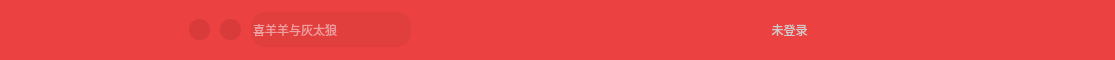
     <widget class="QWidget" name="titleWidget" native="true">
      <property name="sizePolicy">
       <sizepolicy hsizetype="Preferred" vsizetype="Preferred">
        <horstretch>0</horstretch>
        <verstretch>0</verstretch>
       </sizepolicy>
      </property>
      <property name="minimumSize">
       <size>
        <width>1115</width>
        <height>60</height>
       </size>
      </property>
      <property name="maximumSize">
       <size>
        <width>16777215</width>
        <height>60</height>
       </size>
      </property>
      <property name="layoutDirection">
       <enum>Qt::LeftToRight</enum>
      </property>
      <property name="styleSheet">
       <string notr="true">background-color: rgb(236, 65, 65);</string>
      </property>
      <layout class="QHBoxLayout" name="_2">
       <property name="spacing">
        <number>0</number>
       </property>
       <property name="leftMargin">
        <number>0</number>
       </property>
       <property name="topMargin">
        <number>0</number>
       </property>
       <property name="rightMargin">
        <number>0</number>
       </property>
       <property name="bottomMargin">
        <number>0</number>
       </property>
       <item>
        <spacer name="horizontalSpacer_2">
         <property name="orientation">
          <enum>Qt::Horizontal</enum>
         </property>
         <property name="sizeType">
          <enum>QSizePolicy::Fixed</enum>
         </property>
         <property name="sizeHint" stdset="0">
          <size>
           <width>8</width>
           <height>20</height>
          </size>
         </property>
        </spacer>
       </item>
       <item>
        <widget class="QLabel" name="label_titleWYY">
         <property name="minimumSize">
          <size>
           <width>141</width>
           <height>28</height>
          </size>
         </property>
         <property name="maximumSize">
          <size>
           <width>16777215</width>
           <height>40</height>
          </size>
         </property>
         <property name="styleSheet">
          <string notr="true">border-image: url(:/titleImage/image/titleImage/red.png);</string>
         </property>
         <property name="frameShape">
          <enum>QFrame::NoFrame</enum>
         </property>
         <property name="text">
          <string/>
         </property>
        </widget>
       </item>
       <item>
        <spacer name="horizontalSpacer">
         <property name="orientation">
          <enum>Qt::Horizontal</enum>
         </property>
         <property name="sizeType">
          <enum>QSizePolicy::Fixed</enum>
         </property>
         <property name="sizeHint" stdset="0">
          <size>
           <width>40</width>
           <height>20</height>
          </size>
         </property>
        </spacer>
       </item>
       <item>
        <layout class="QHBoxLayout" name="horizontalLayout">
         <item>
          <widget class="QToolButton" name="tbn_backPage">
           <property name="maximumSize">
            <size>
             <width>21</width>
             <height>21</height>
            </size>
           </property>
           <property name="cursor">
            <cursorShape>PointingHandCursor</cursorShape>
           </property>
           <property name="toolTip">
            <string>前进</string>
           </property>
           <property name="styleSheet">
            <string notr="true">border-image: url(:/titleImage/image/titleImage/backPage.png);
background-color:rgb(217,59,59);
border-radius:10px;</string>
           </property>
           <property name="text">
            <string/>
           </property>
           <property name="icon">
            <iconset>
             <normaloff>:/titleWYY/image/titleImage/backPage.png</normaloff>:/titleWYY/image/titleImage/backPage.png</iconset>
           </property>
           <property name="iconSize">
            <size>
             <width>25</width>
             <height>25</height>
            </size>
           </property>
          </widget>
         </item>
         <item>
          <spacer name="horizontalSpacer_11">
           <property name="orientation">
            <enum>Qt::Horizontal</enum>
           </property>
           <property name="sizeType">
            <enum>QSizePolicy::Fixed</enum>
           </property>
           <property name="sizeHint" stdset="0">
            <size>
             <width>10</width>
             <height>20</height>
            </size>
           </property>
          </spacer>
         </item>
         <item>
          <widget class="QToolButton" name="tbn_nextPage">
           <property name="maximumSize">
            <size>
             <width>21</width>
             <height>21</height>
            </size>
           </property>
           <property name="cursor">
            <cursorShape>PointingHandCursor</cursorShape>
           </property>
           <property name="toolTip">
            <string>后退</string>
           </property>
           <property name="styleSheet">
            <string notr="true">border-image: url(:/titleImage/image/titleImage/nextPage.png);
background-color:rgb(217,59,59);
border-radius:10px;</string>
           </property>
           <property name="text">
            <string/>
           </property>
           <property name="icon">
            <iconset>
             <normaloff>:/titleWYY/image/titleImage/nextPage.png</normaloff>:/titleWYY/image/titleImage/nextPage.png</iconset>
           </property>
           <property name="iconSize">
            <size>
             <width>25</width>
             <height>25</height>
            </size>
           </property>
          </widget>
         </item>
         <item>
          <spacer name="horizontalSpacer_12">
           <property name="orientation">
            <enum>Qt::Horizontal</enum>
           </property>
           <property name="sizeType">
            <enum>QSizePolicy::Minimum</enum>
           </property>
           <property name="sizeHint" stdset="0">
            <size>
             <width>10</width>
             <height>20</height>
            </size>
           </property>
          </spacer>
         </item>
        </layout>
       </item>
       <item>
        <layout class="QHBoxLayout" name="horizontalLayout_2">
         <item>
          <widget class="QLineEdit" name="lineEdit_search">
           <property name="sizePolicy">
            <sizepolicy hsizetype="Expanding" vsizetype="Fixed">
             <horstretch>0</horstretch>
             <verstretch>8</verstretch>
            </sizepolicy>
           </property>
           <property name="minimumSize">
            <size>
             <width>150</width>
             <height>35</height>
            </size>
           </property>
           <property name="maximumSize">
            <size>
             <width>160</width>
             <height>35</height>
            </size>
           </property>
           <property name="styleSheet">
            <string notr="true">background: rgb(225,62,62);
border-radius: 14px;
color: rgb(255, 255, 255);
font: 9pt &quot;微软雅黑&quot;;</string>
           </property>
           <property name="text">
            <string/>
           </property>
           <property name="placeholderText">
            <string>喜羊羊与灰太狼</string>
           </property>
          </widget>
         </item>
         <item>
          <spacer name="horizontalSpacer_13">
           <property name="orientation">
            <enum>Qt::Horizontal</enum>
           </property>
           <property name="sizeType">
            <enum>QSizePolicy::Fixed</enum>
           </property>
           <property name="sizeHint" stdset="0">
            <size>
             <width>10</width>
             <height>20</height>
            </size>
           </property>
          </spacer>
         </item>
        </layout>
       </item>
       <item>
        <widget class="QPushButton" name="pushButton_2">
         <property name="maximumSize">
          <size>
           <width>19</width>
           <height>18</height>
          </size>
         </property>
         <property name="styleSheet">
          <string notr="true">QPushButton
{
	border-style:hidden;
	border-image: url(:/titleImage/image/titleImage/voice_search.png);
}

</string>
         </property>
         <property name="text">
          <string/>
         </property>
        </widget>
       </item>
       <item>
        <spacer name="horizontalSpacer_10">
         <property name="orientation">
          <enum>Qt::Horizontal</enum>
         </property>
         <property name="sizeHint" stdset="0">
          <size>
           <width>40</width>
           <height>20</height>
          </size>
         </property>
        </spacer>
       </item>
       <item>
        <layout class="QHBoxLayout" name="horizontalLayout_3">
         <property name="rightMargin">
          <number>25</number>
         </property>
         <item>
          <widget class="QPushButton" name="pushButton_7">
           <property name="minimumSize">
            <size>
             <width>36</width>
             <height>36</height>
            </size>
           </property>
           <property name="maximumSize">
            <size>
             <width>36</width>
             <height>36</height>
            </size>
           </property>
           <property name="styleSheet">
            <string notr="true">border-radius:18px;
border-image: url(:/titleImage/image/titleImage/headImage.jpg);</string>
           </property>
           <property name="text">
            <string/>
           </property>
          </widget>
         </item>
         <item>
          <widget class="QToolButton" name="tbn_login">
           <property name="minimumSize">
            <size>
             <width>61</width>
             <height>21</height>
            </size>
           </property>
           <property name="cursor">
            <cursorShape>PointingHandCursor</cursorShape>
           </property>
           <property name="styleSheet">
            <string notr="true">QToolButton{
	border-style:hidden;
	background-color:rgb(236,65,65);
	color:rgb(204,204,204);
}

QToolButton:hover{
	border-style:hidden;
	background-color:rgb(236,65,65);
	color:rgb(255,255,255);
}
</string>
           </property>
           <property name="text">
            <string>未登录</string>
           </property>
           <property name="popupMode">
            <enum>QToolButton::DelayedPopup</enum>
           </property>
          </widget>
         </item>
         <item>
          <spacer name="horizontalSpacer_6">
           <property name="orientation">
            <enum>Qt::Horizontal</enum>
           </property>
           <property name="sizeType">
            <enum>QSizePolicy::Fixed</enum>
           </property>
           <property name="sizeHint" stdset="0">
            <size>
             <width>10</width>
             <height>20</height>
            </size>
           </property>
          </spacer>
         </item>
         <item>
          <widget class="QPushButton" name="btn_vip">
           <property name="minimumSize">
            <size>
             <width>20</width>
             <height>20</height>
            </size>
           </property>
           <property name="maximumSize">
            <size>
             <width>30</width>
             <height>25</height>
            </size>
           </property>
           <property name="cursor">
            <cursorShape>PointingHandCursor</cursorShape>
           </property>
           <property name="toolTip">
            <string>VIP会员</string>
           </property>
           <property name="styleSheet">
            <string notr="true">QPushButton
{
	border-style:hidden;
	border-image: url(:/titleImage/image/titleImage/VIP.png);

}</string>
           </property>
           <property name="text">
            <string/>
           </property>
           <property name="iconSize">
            <size>
             <width>30</width>
             <height>30</height>
            </size>
           </property>
          </widget>
         </item>
         <item>
          <spacer name="horizontalSpacer_5">
           <property name="orientation">
            <enum>Qt::Horizontal</enum>
           </property>
           <property name="sizeType">
            <enum>QSizePolicy::Fixed</enum>
           </property>
           <property name="sizeHint" stdset="0">
            <size>
             <width>15</width>
             <height>20</height>
            </size>
           </property>
          </spacer>
         </item>
         <item>
          <widget class="QPushButton" name="btn_skin">
           <property name="minimumSize">
            <size>
             <width>18</width>
             <height>17</height>
            </size>
           </property>
           <property name="maximumSize">
            <size>
             <width>17</width>
             <height>17</height>
            </size>
           </property>
           <property name="cursor">
            <cursorShape>PointingHandCursor</cursorShape>
           </property>
           <property name="toolTip">
            <string>换肤</string>
           </property>
           <property name="styleSheet">
            <string notr="true">QPushButton
{
	border-style:hidden;
	border-image:url(:/titleWYY/image/titleImage/skin.png);
}

QPushButton:hover
{
	border-style:hidden;
	border-image: url(:/titleImage/image/titleImage/skinHover.png);
}

</string>
           </property>
           <property name="text">
            <string/>
           </property>
           <property name="icon">
            <iconset resource="res.qrc">
             <normaloff>:/titleImage/image/titleImage/skinHover.png</normaloff>:/titleImage/image/titleImage/skinHover.png</iconset>
           </property>
           <property name="iconSize">
            <size>
             <width>30</width>
             <height>20</height>
            </size>
           </property>
          </widget>
         </item>
         <item>
          <spacer name="horizontalSpacer_4">
           <property name="orientation">
            <enum>Qt::Horizontal</enum>
           </property>
           <property name="sizeType">
            <enum>QSizePolicy::Fixed</enum>
           </property>
           <property name="sizeHint" stdset="0">
            <size>
             <width>15</width>
             <height>20</height>
            </size>
           </property>
          </spacer>
         </item>
         <item>
          <widget class="QPushButton" name="btn_set">
           <property name="minimumSize">
            <size>
             <width>19</width>
             <height>18</height>
            </size>
           </property>
           <property name="maximumSize">
            <size>
             <width>17</width>
             <height>17</height>
            </size>
           </property>
           <property name="cursor">
            <cursorShape>PointingHandCursor</cursorShape>
           </property>
           <property name="toolTip">
            <string>设置</string>
           </property>
           <property name="styleSheet">
            <string notr="true">QPushButton
{
	border-style:hidden;
	border-image: url(:/titleImage/image/titleImage/set.png);
}

QPushButton:hover
{
	border-style:hidden;
	border-image: url(:/titleImage/image/titleImage/setHover3.png);
}


</string>
           </property>
           <property name="text">
            <string/>
           </property>
           <property name="iconSize">
            <size>
             <width>30</width>
             <height>20</height>
            </size>
           </property>
          </widget>
         </item>
         <item>
          <spacer name="horizontalSpacer_3">
           <property name="orientation">
            <enum>Qt::Horizontal</enum>
           </property>
           <property name="sizeType">
            <enum>QSizePolicy::Fixed</enum>
           </property>
           <property name="sizeHint" stdset="0">
            <size>
             <width>15</width>
             <height>20</height>
            </size>
           </property>
          </spacer>
         </item>
         <item>
          <widget class="QPushButton" name="btn_message">
           <property name="minimumSize">
            <size>
             <width>17</width>
             <height>17</height>
            </size>
           </property>
           <property name="maximumSize">
            <size>
             <width>17</width>
             <height>17</height>
            </size>
           </property>
           <property name="cursor">
            <cursorShape>PointingHandCursor</cursorShape>
           </property>
           <property name="toolTip">
            <string>邮箱</string>
           </property>
           <property name="styleSheet">
            <string notr="true">QPushButton
{
	border-style:hidden;
	border-image: url(:/titleImage/image/titleImage/message.png);
}

QPushButton:hover
{
	border-style:hidden;
	border-image: url(:/titleImage/image/titleImage/meaasgeHover.png);
}

</string>
           </property>
           <property name="text">
            <string/>
           </property>
           <property name="iconSize">
            <size>
             <width>30</width>
             <height>20</height>
            </size>
           </property>
          </widget>
         </item>
         <item>
          <widget class="QPushButton" name="separate">
           <property name="minimumSize">
            <size>
             <width>10</width>
             <height>17</height>
            </size>
           </property>
           <property name="maximumSize">
            <size>
             <width>21</width>
             <height>17</height>
            </size>
           </property>
           <property name="styleSheet">
            <string notr="true">border-style:hidden;</string>
           </property>
           <property name="text">
            <string/>
           </property>
           <property name="icon">
            <iconset resource="res.qrc">
             <normaloff>:/titleImage/image/titleImage/separate.png</normaloff>:/titleImage/image/titleImage/separate.png</iconset>
           </property>
           <property name="iconSize">
            <size>
             <width>30</width>
             <height>20</height>
            </size>
           </property>
          </widget>
         </item>
         <item>
          <widget class="QPushButton" name="btn_mini">
           <property name="minimumSize">
            <size>
             <width>17</width>
             <height>17</height>
            </size>
           </property>
           <property name="maximumSize">
            <size>
             <width>17</width>
             <height>17</height>
            </size>
           </property>
           <property name="cursor">
            <cursorShape>PointingHandCursor</cursorShape>
           </property>
           <property name="toolTip">
            <string>mini模式</string>
           </property>
           <property name="styleSheet">
            <string notr="true">QPushButton
{
	border-style:hidden;
	border-image: url(:/titleImage/image/titleImage/mini.png);
}

QPushButton:hover
{
	border-style:hidden;
	border-image: url(:/titleImage/image/titleImage/miniHover.png);
}

</string>
           </property>
           <property name="text">
            <string/>
           </property>
           <property name="iconSize">
            <size>
             <width>30</width>
             <height>20</height>
            </size>
           </property>
          </widget>
         </item>
         <item>
          <spacer name="horizontalSpacer_7">
           <property name="orientation">
            <enum>Qt::Horizontal</enum>
           </property>
           <property name="sizeType">
            <enum>QSizePolicy::Fixed</enum>
           </property>
           <property name="sizeHint" stdset="0">
            <size>
             <width>15</width>
             <height>20</height>
            </size>
           </property>
          </spacer>
         </item>
         <item>
          <widget class="QPushButton" name="btn_min">
           <property name="minimumSize">
            <size>
             <width>17</width>
             <height>17</height>
            </size>
           </property>
           <property name="maximumSize">
            <size>
             <width>17</width>
             <height>17</height>
            </size>
           </property>
           <property name="cursor">
            <cursorShape>PointingHandCursor</cursorShape>
           </property>
           <property name="toolTip">
            <string>最小化</string>
           </property>
           <property name="styleSheet">
            <string notr="true">QPushButton
{
	border-style:hidden;
	border-image: url(:/titleImage/image/titleImage/min.png);
}

QPushButton:hover
{
	border-style:hidden;
	border-image: url(:/titleImage/image/titleImage/minHover.png);
}

</string>
           </property>
           <property name="text">
            <string/>
           </property>
           <property name="iconSize">
            <size>
             <width>30</width>
             <height>20</height>
            </size>
           </property>
          </widget>
         </item>
         <item>
          <spacer name="horizontalSpacer_8">
           <property name="orientation">
            <enum>Qt::Horizontal</enum>
           </property>
           <property name="sizeType">
            <enum>QSizePolicy::Fixed</enum>
           </property>
           <property name="sizeHint" stdset="0">
            <size>
             <width>15</width>
             <height>20</height>
            </size>
           </property>
          </spacer>
         </item>
         <item>
          <widget class="QPushButton" name="btn_max">
           <property name="minimumSize">
            <size>
             <width>17</width>
             <height>17</height>
            </size>
           </property>
           <property name="maximumSize">
            <size>
             <width>17</width>
             <height>17</height>
            </size>
           </property>
           <property name="cursor">
            <cursorShape>PointingHandCursor</cursorShape>
           </property>
           <property name="styleSheet">
            <string notr="true">QPushButton
{
	border-style:hidden;
	border-image: url(:/titleImage/image/titleImage/max.png);
}

QPushButton:hover
{
	border-style:hidden;
	border-image: url(:/titleImage/image/titleImage/maxHover.png);
}

</string>
           </property>
           <property name="text">
            <string/>
           </property>
           <property name="iconSize">
            <size>
             <width>30</width>
             <height>20</height>
            </size>
           </property>
           <property name="checkable">
            <bool>true</bool>
           </property>
           <property name="autoDefault">
            <bool>false</bool>
           </property>
          </widget>
         </item>
         <item>
          <spacer name="horizontalSpacer_9">
           <property name="orientation">
            <enum>Qt::Horizontal</enum>
           </property>
           <property name="sizeType">
            <enum>QSizePolicy::Fixed</enum>
           </property>
           <property name="sizeHint" stdset="0">
            <size>
             <width>15</width>
             <height>20</height>
            </size>
           </property>
          </spacer>
         </item>
         <item>
          <widget class="QPushButton" name="btn_quit">
           <property name="minimumSize">
            <size>
             <width>17</width>
             <height>17</height>
            </size>
           </property>
           <property name="maximumSize">
            <size>
             <width>17</width>
             <height>17</height>
            </size>
           </property>
           <property name="cursor">
            <cursorShape>PointingHandCursor</cursorShape>
           </property>
           <property name="toolTip">
            <string>关闭</string>
           </property>
           <property name="styleSheet">
            <string notr="true">QPushButton
{
	border-style:hidden;
	border-image: url(:/titleImage/image/titleImage/quit.png);
}

QPushButton:hover
{
	border-style:hidden;
	border-image: url(:/titleImage/image/titleImage/quitHover.png);
}

</string>
           </property>
           <property name="text">
            <string/>
           </property>
           <property name="iconSize">
            <size>
             <width>30</width>
             <height>20</height>
            </size>
           </property>
          </widget>
         </item>
        </layout>
       </item>
      </layout>
     </widget>
